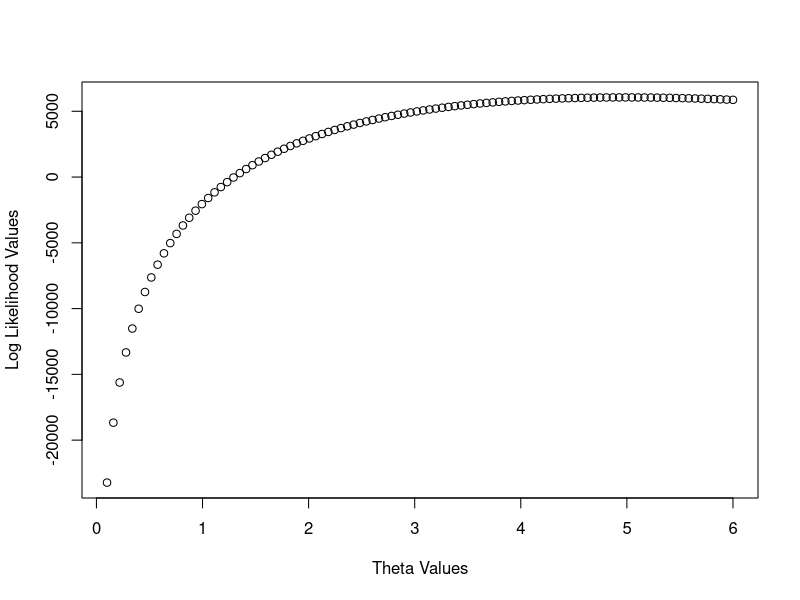
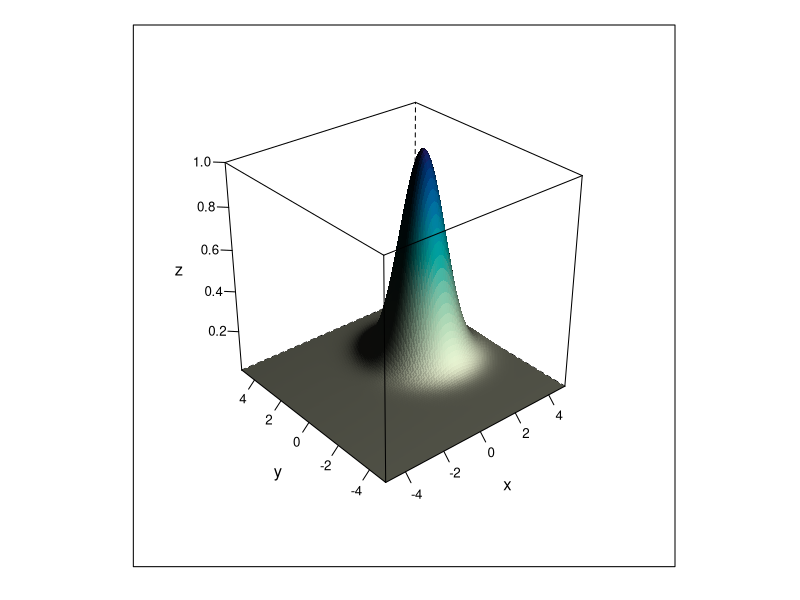
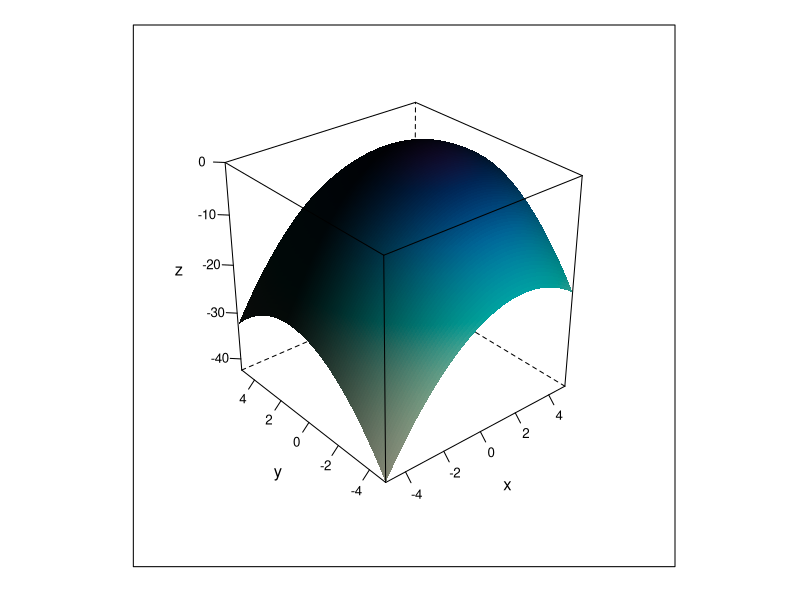

Generate these figures, in order, with R:
## ---- chunk 1
knitr::opts_chunk$set(echo = TRUE)


## ---- chunk 2
library(formatR)
set.seed(5)
x <- rexp(10000, 5)
## ---- chunk 3
exp.ll <- function(theta,x){
  n <- length(x)
  log_likelihood <- n * log(theta) - theta* sum(x)
  return(log_likelihood)
}
## ---- chunk 4
theta_values <- seq(0.1, 6, length.out = 100)
log_ll_val <- exp.ll(theta_values, x)


plot(theta_values,log_ll_val, xlab = "Theta Values", ylab = "Log Likelihood Values")

## ---- chunk 5
mle <- function(i){
  n <- length(i)
  theta_hat <- n / (sum(i))
  return(theta_hat)
}

theta_hat <- mle(x)
theta_hat
## ---- chunk 6
log_val1 <- exp.ll(theta_hat, x)
log_val2 <- exp.ll(6, x)



likelihood_ratio <- log_val1 - log_val2
likelihood_ratio
## ---- chunk 7
start1 <- Sys.time()
mle.fit <- optim(
  par = c(1),              # Starting values for the parameters
  fn = exp.ll,             # Function to minimize (log-likelihood)
  x = x,
  method = "BFGS",            # Optimization method (Broyden–Fletcher–Goldfarb–Shanno algorithm)
  control = list(
    trace = TRUE,             # Show optimization progress
    maxit = 1000,             # Maximum number of iterations
    fnscale = -1              # Negate the function to maximize instead of minimize
  ),
  hessian = TRUE              # Return the Hessian matrix
)
end1 <- Sys.time()
tot_time1 <- end1 - start1
print(paste("Total time for BFGS Method:", tot_time1))
## ---- chunk 8
mle.fit$par
## ---- chunk 9
start2 <- Sys.time()
mle.fit2 <- optim(
  par = c(1),              # Starting values for the parameters
  fn = exp.ll,             # Function to minimize (log-likelihood)
  x = x,
  method = "SANN",            # Optimization method (Simulated Annealing algorithm)
  control = list(
    trace = TRUE,             # Show optimization progress
    maxit = 1000,             # Maximum number of iterations
    fnscale = -1              # Negate the function to maximize instead of minimize
  ),
  hessian = TRUE              # Return the Hessian matrix
)
end2 <- Sys.time()
tot_time2 <-  end2 - start2
print(paste("Total time for SANN Method:", tot_time2))
## ---- chunk 10
mle.fit2$par
## ---- chunk 11
mvn <- function(xy) {
    x <- xy[1]
    y <- xy[2]
    z <- exp(-0.5 * ((x - 2)^2 + (y - 1)^2))
    return(z)
}

# install.packages('lattice')
library(lattice)

y <- x <- seq(-5, 5, by = 0.1)
grid <- expand.grid(x, y)
names(grid) <- c("x", "y")
grid$z <- apply(grid, 1, mvn)

wireframe(z ~ x + y, data = grid, shade = TRUE, light.source = c(10, 0, 10), scales = list(arrows = FALSE))
## ---- chunk 12
mle.fit_b1 <- optim(
  par = c(1, 0),              # Starting values for the parameters
  fn = mvn,             # Function to minimize (log-likelihood)
  method = "BFGS",            # Optimization method (Broyden–Fletcher–Goldfarb–Shanno algorithm)
  control = list(
    trace = TRUE,             # Show optimization progress
    maxit = 1000,             # Maximum number of iterations
    fnscale = -1              # Negate the function to maximize instead of minimize
  ),
  hessian = TRUE              # Return the Hessian matrix
)
## ---- chunk 13
mle.fit_b1$par
## ---- chunk 14
# Maximum Likelihood Estimation using optim
mle.fit_b2 <- optim(
  par = c(5, 5),              # Starting values for the parameters
  fn = mvn,             # Function to minimize (log-likelihood)
  method = "BFGS",            # Optimization method (Broyden–Fletcher–Goldfarb–Shanno algorithm)
  control = list(
    trace = TRUE,             # Show optimization progress
    maxit = 1000,             # Maximum number of iterations
    fnscale = -1              # Negate the function to maximize instead of minimize
  ),
  hessian = TRUE              # Return the Hessian matrix
)
## ---- chunk 15
mle.fit_b2$par
## ---- chunk 16
mvn_log <- function(xy) {
    x <- xy[1]
    y <- xy[2]
    z <- log(exp(-0.5 * ((x - 2)^2 + (y - 1)^2)))
    return(z)
}


y <- x <- seq(-5, 5, by = 0.1)
grid <- expand.grid(x, y)
names(grid) <- c("x", "y")
grid$z <- apply(grid, 1, mvn_log)

wireframe(z ~ x + y, data = grid, shade = TRUE, light.source = c(10, 0, 10), scales = list(arrows = FALSE))
## ---- chunk 17
# Maximum Likelihood Estimation using optim
mle.fit_b3 <- optim(
  par = c(1, 0),              # Starting values for the parameters
  fn = mvn_log,             # Function to minimize (log-likelihood)
  method = "BFGS",            # Optimization method (Broyden–Fletcher–Goldfarb–Shanno algorithm)
  control = list(
    trace = TRUE,             # Show optimization progress
    maxit = 1000,             # Maximum number of iterations
    fnscale = -1              # Negate the function to maximize instead of minimize
  ),
  hessian = TRUE              # Return the Hessian matrix
)

## ---- chunk 18
mle.fit_b3$par
## ---- chunk 19
mle.fit_b4 <- optim(
  par = c(5, 5),              # Starting values for the parameters
  fn = mvn_log,             # Function to minimize (log-likelihood)
  method = "BFGS",            # Optimization method (Broyden–Fletcher–Goldfarb–Shanno algorithm)
  control = list(
    trace = TRUE,             # Show optimization progress
    maxit = 1000,             # Maximum number of iterations
    fnscale = -1              # Negate the function to maximize instead of minimize
  ),
  hessian = TRUE              # Return the Hessian matrix
)

## ---- chunk 20
mle.fit_b4$par
## ---- chunk 21
sessionInfo()
